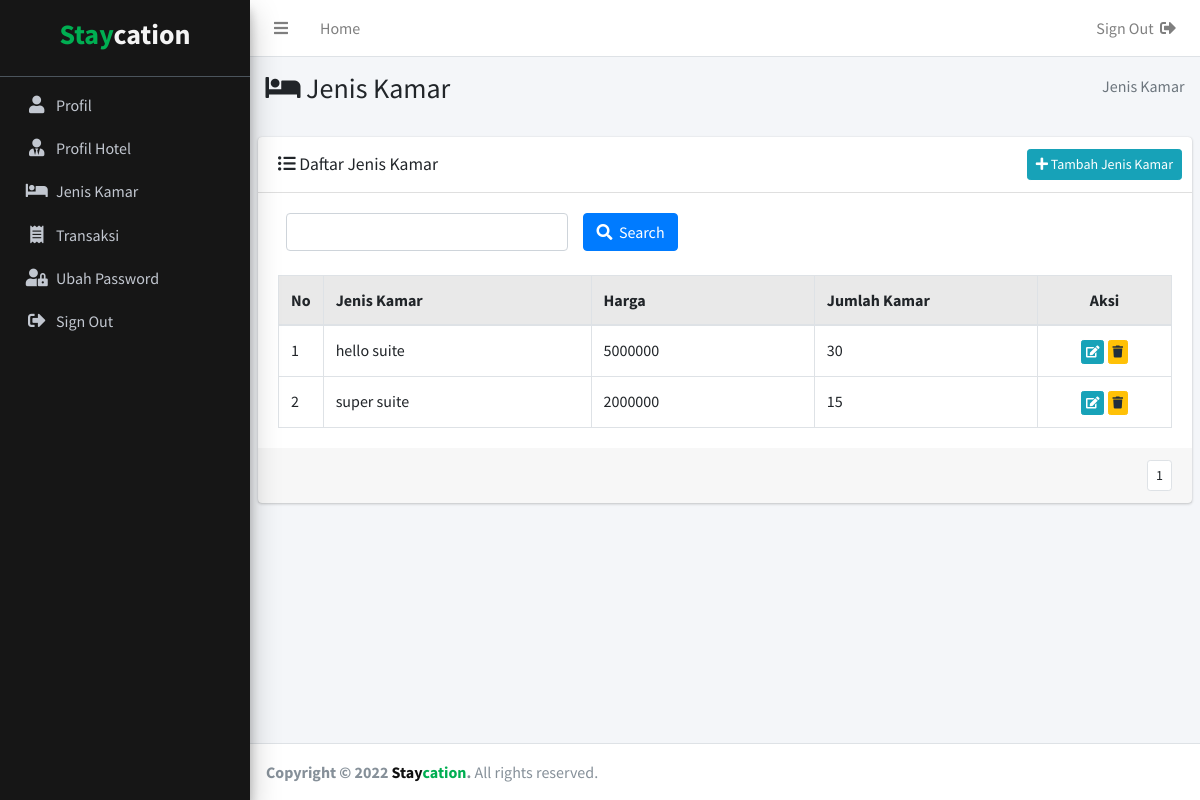
/index.php?include=jenis-kamar (signed in), run on the app's committed database.
### tables this page shows
CREATE TABLE `jenis_kamar` (
  `id_jenis_kamar` int(11) NOT NULL,
  `id_hotel` int(11) NOT NULL,
  `id_user` int(11) NOT NULL,
  `jenis_kamar` varchar(100) DEFAULT NULL,
  `harga_kamar` int(11) DEFAULT NULL,
  `jumlah_kamar` int(11) DEFAULT NULL
);

### src/include/jeniskamar.php (the view, shortened to what this page needs)
<section class="content-header">
  <div class="container-fluid">
    <div class="row mb-2">
      <div class="col-sm-6">
        <h3><i class="fas fa-bed"></i> Jenis Kamar</h3>
      </div>
      <div class="col-sm-6">
        <ol class="breadcrumb float-sm-right">
          <li class="breadcrumb-item active"> Jenis Kamar</li>
        </ol>
      </div>
    </div>
  </div>
</section>
<section class="content">
        <div class="card">
          <div class="card-header">
            <h3 class="card-title" style="margin-top:5px;"><i class="fas fa-list-ul"></i> Daftar Jenis Kamar</h3>
            <div class="card-tools">
              <a href="index.php?include=tambah-jenis-kamar" class="btn btn-sm btn-info float-right">
              <i class="fas fa-plus"></i> Tambah Jenis Kamar</a>
            </div>
          </div>
          <div class="card-body">
          <div class="col-md-12">
              <form method="post" action="index.php?include=jenis-kamar">
                <div class="row">
                    <div class="col-md-4 bottom-10">
                      <input type="text" class="form-control" id="kata_kunci" name="katakunci">
                    </div>
                    <div class="col-md-5 bottom-10">
                      <button type="submit" class="btn btn-primary"><i class="fas fa-search"></i>&nbsp; Search</button>
                    </div>
                </div>
              </form>
            </div><br>
              <table class="table table-bordered">
                <thead>
                  <tr style="background-color: #E9E9E9;">
                    <th width="5%">No</th>
                    <th width="30%">Jenis Kamar</th>
                    <th width="25%">Harga</th>
                    <th width="25%">Jumlah Kamar</th>
                    <th width="15%"><center>Aksi</center></th>
                  </tr>
                </thead>
                <tbody>
                  <?php
                  $batas = 5;
                  if(!isset($_GET['halaman'])){
                       $posisi = 0;
                  }else{
                       $halaman = $_GET['halaman'];
                       $posisi = ($halaman-1) * $batas;
                  }
                  $id_user = $_SESSION['id_user'];
                  $sql = "SELECT `id_jenis_kamar`, `jenis_kamar`, `harga_kamar`, `jumlah_kamar` FROM `jenis_kamar`  WHERE `id_user` = '$id_user'";
                    $sql .= " ORDER BY `jenis_kamar` limit $posisi, $batas ";
                  $query = mysqli_query($koneksi, $sql);
                  $no = $posisi + 1;
                  while($data = mysqli_fetch_row($query)){
                    $id_jenis_kamar = $data[0];
                    $jenis_kamar = $data[1];
                    $harga_kamar = $data[2];
                    $jumlah_kamar = $data[3];
                    ?>
                    <?php
                    $sql_jum = "SELECT `id_jenis_kamar`, `jenis_kamar`, `harga_kamar`, `jumlah_kamar` FROM `jenis_kamar`  WHERE `id_user` = '$id_user' ";
                    $sql_jum .= " ORDER BY `jenis_kamar`";
                    $query_jum = mysqli_query($koneksi,$sql_jum);
                    $jum_data = mysqli_num_rows($query_jum);
                    $jum_halaman = ceil($jum_data/$batas);
                    ?>
                    <tr>
                    <td><?php echo $no ; ?></td>
                    <td><?php echo $jenis_kamar ; ?></td>
                    <td><?php echo $harga_kamar ; ?></td>
                    <td><?php echo $jumlah_kamar ; ?></td>
                    <td align="center">
                    <a href="index.php?include=edit-jenis-kamar&data=<?php echo $id_jenis_kamar; ?>" class="btn btn-xs btn-info" title="Edit"><i class="fas fa-edit"></i></a>
                    <a href="javascript:if(confirm('Anda yakin ingin menghapus data <?php echo $jenis_kamar; ?>?'))window.location.href = 'index.php?include=jenis-kamar&aksi=hapus&data=<?php echo $id_jenis_kamar;?>&notif=hapusberhasil'" class="btn btn-xs btn-warning"><i class="fas fa-trash" title="Hapus"></i></a>
                    </td>
                  </tr>
                  <?php $no++; }?>
                </tbody>
              </table>
          </div>
          <div class="card-footer clearfix">
          <ul class="pagination pagination-sm m-0 float-right">
            <?php
            if($jum_halaman==0){
            }else if($jum_halaman==1){
              echo "<li class='page-item'><a class='page-link'>1</a></li>";
            }?>
            </ul>
          </div>
        </div>
</section>

### data on the page
jenis_kamar: jenis_kamar "hello suite", harga_kamar "5000000", jumlah_kamar "30"
jenis_kamar: jenis_kamar "super suite", harga_kamar "2000000", jumlah_kamar "15"
